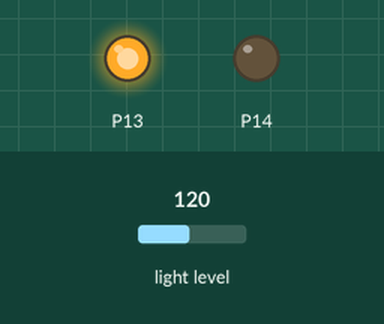
Bench run of a program on a simulated BBC micro:bit (MakeCode). Shown: output pins drawn as LEDs (lit = HIGH). The test bench sets the inputs (shaded band); at power-on: light level 120. Pins used as bus, display or sensor lines are not drawn.

Above: at 1.2 s.
1.3 s: light level set to 66
2.8 s: light level set to 58
At 3.2 s:
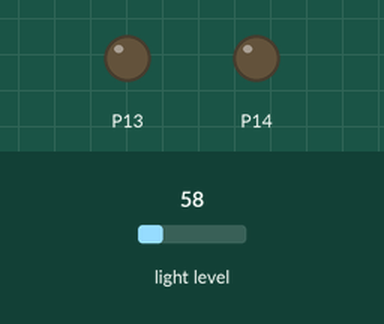
4.3 s: light level set to 128
At 4.6 s:
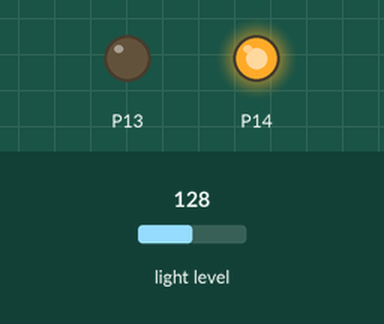
5.8 s: light level set to 185
7.3 s: light level set to 191
At 8.3 s:
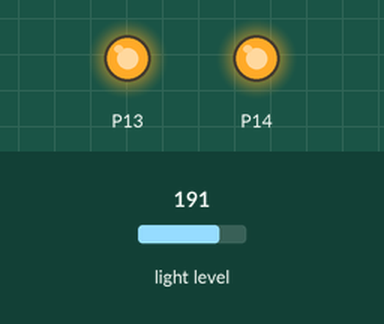
8.8 s: light level set to 5
At 9.4 s:
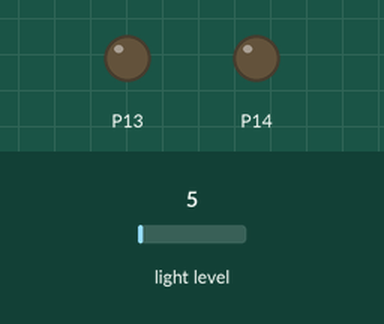
Timing chart, 0 to 11.3 s (numbered marks = the images above; inputs shaded):
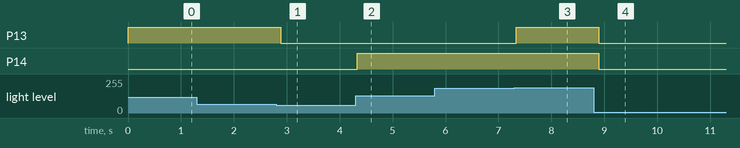

Measured:
- the behaviour switches between 63 and 62 on light level (found by bisection; images 0 and 1)
- the behaviour switches between 188 and 189 on light level (found by bisection; images 2 and 3)
- after the input at 1.3 s, every drawn part: stays the same
- after the input at 2.8 s, P13: HIGH → LOW after 0.09 s
- after the input at 4.3 s, P14: LOW → HIGH at once
- after the input at 5.8 s, every drawn part: stays the same
- after the input at 7.3 s, P13: LOW → HIGH at once
- after the input at 8.8 s, P13, P14: HIGH → LOW after 0.10 s

The program:

microbit.py
```python
# Python code
#
b0 = 0
b1 = 0
sck = 0
ligth_value = 0

def on_forever():
  global ligth_value
  pins.digital_write_pin(DigitalPin.P15, 1)
  ligth_value = input.light_level()
  if ligth_value < 63:
    pins.digital_write_pin(DigitalPin.P13, 0)
    pins.digital_write_pin(DigitalPin.P14, 0)
  else:
    if ligth_value < 126:
      pins.digital_write_pin(DigitalPin.P13, 1)
      pins.digital_write_pin(DigitalPin.P14, 0)
    else:
      if ligth_value < 189:
        pins.digital_write_pin(DigitalPin.P13, 0)
        pins.digital_write_pin(DigitalPin.P14, 1)
      else:
        pins.digital_write_pin(DigitalPin.P13, 1)
        pins.digital_write_pin(DigitalPin.P14, 1)
  pins.digital_write_pin(DigitalPin.P15, 0)
  basic.pause(100)
basic.forever(on_forever)
```
